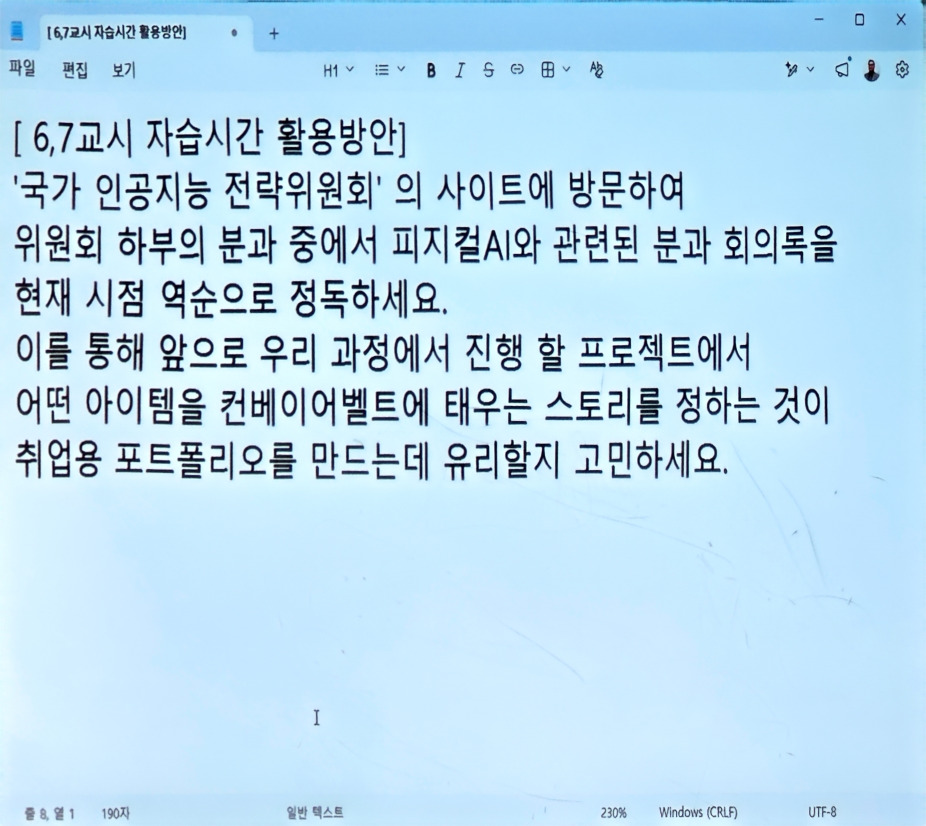
#> input picture 260630/a8.jpg, 1852 x 1652 px, given in place of the camera (shown at 1/2 size)
$ python 260702_day069_13_save.py
#> lines starting #> are read from the running program, lines starting #| are printed output that depends on the picture; after the words box and inside, x2 and y2 are one past the last pixel; in counts of white or black regions, pixels touching at a corner belong together
import cv2
import numpy as np
cap = cv2.VideoCapture(0, cv2.CAP_DSHOW) # 카메라 장치 0번

# 코덱 설정 (DIVX)
fourcc = cv2.VideoWriter_fourcc(*'DIVX')

# VideoWriter 객체 생성 (output.avi 파일, DIVX 코덱, 25 FPS, 640x480 사이즈)
out = cv2.VideoWriter(r'C:\Users\user\Desktop\imaging\output.avi', fourcc, 25.0, (640, 480))

while (cap.isOpened()):
    ret, frame = cap.read()
#> frame is the input picture: shape (1652, 1852, 3); mean B, G, R 239.9, 219.9, 184.9

    if ret:
        frame = cv2.flip(frame, 0) # 이미지 상하 반전 (0: 상하, 1: 좌우)
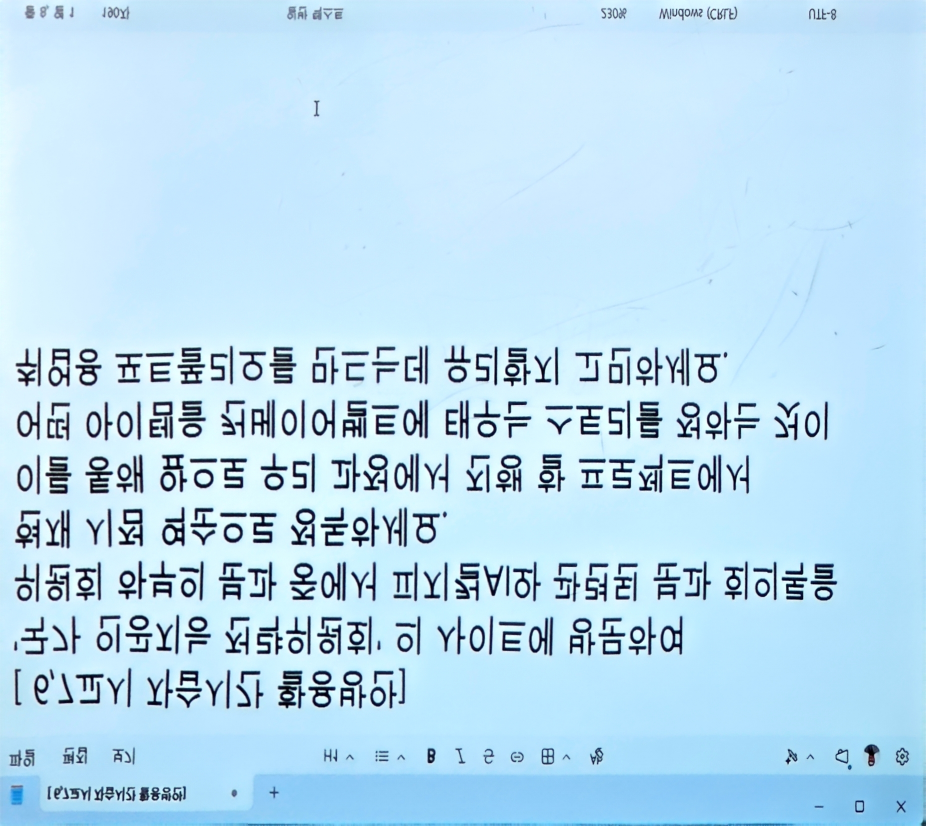
#> frame: shape (1652, 1852, 3) (shown at 1/2 size); mean B, G, R 239.9, 219.9, 184.9
        gray = cv2.cvtColor(frame, cv2.COLOR_BGR2GRAY)
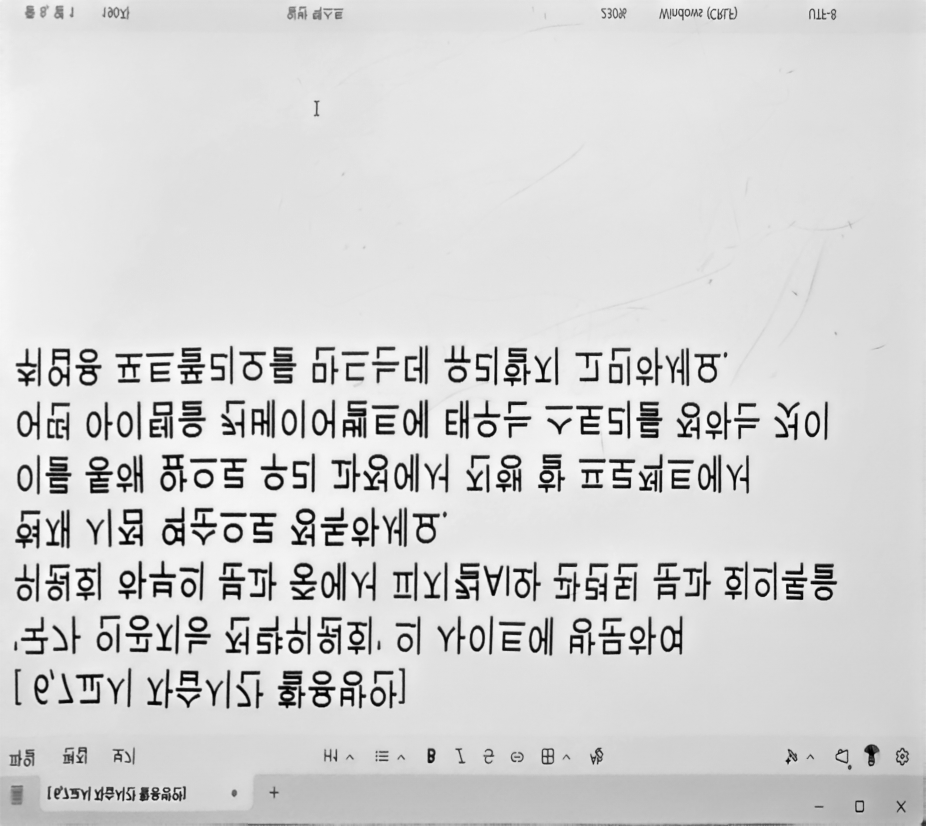
#> gray: shape (1652, 1852) (shown at 1/2 size); min 0, max 254, mean 211.7
        blurred_image = cv2.GaussianBlur(gray, (5, 5), 0)
        kernel = np.array([[-1, -1, -1], [-1, 9, -1], [-1, -1, -1]])
        sharpened_image = cv2.filter2D(blurred_image, -1, kernel)
        edges = cv2.Canny(sharpened_image, 100, 200)
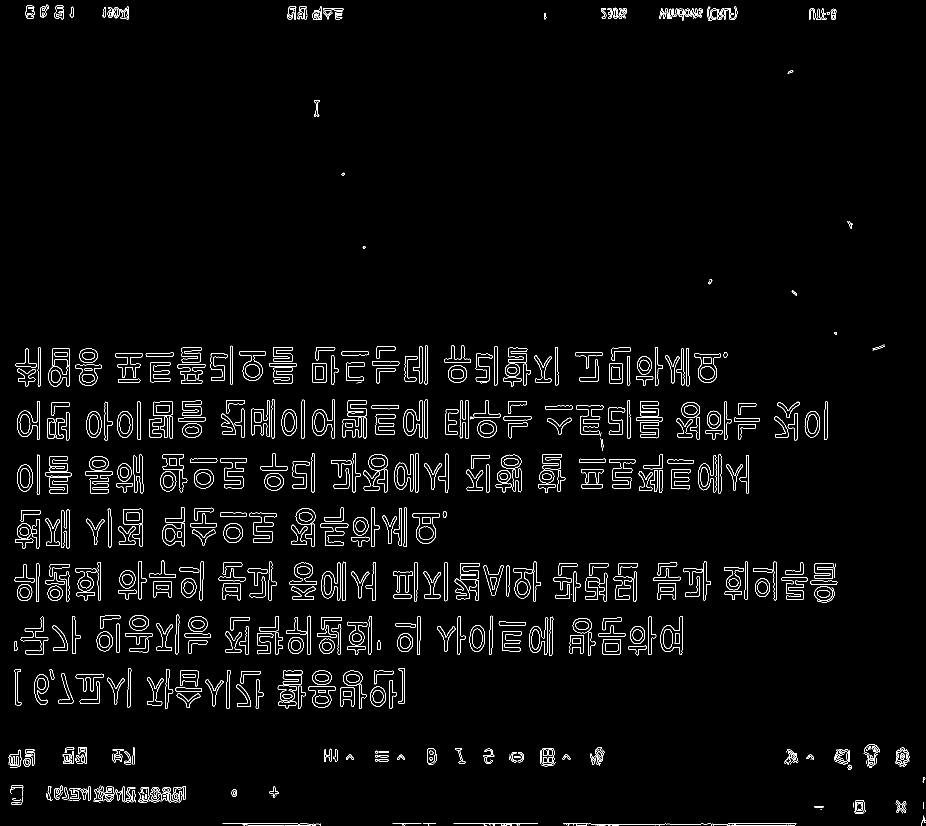
#> edges: shape (1652, 1852) (shown at 1/2 size); 2.6% white in thin lines or dots
        edges = cv2.circle(edges,(320,240),100,255,-1)
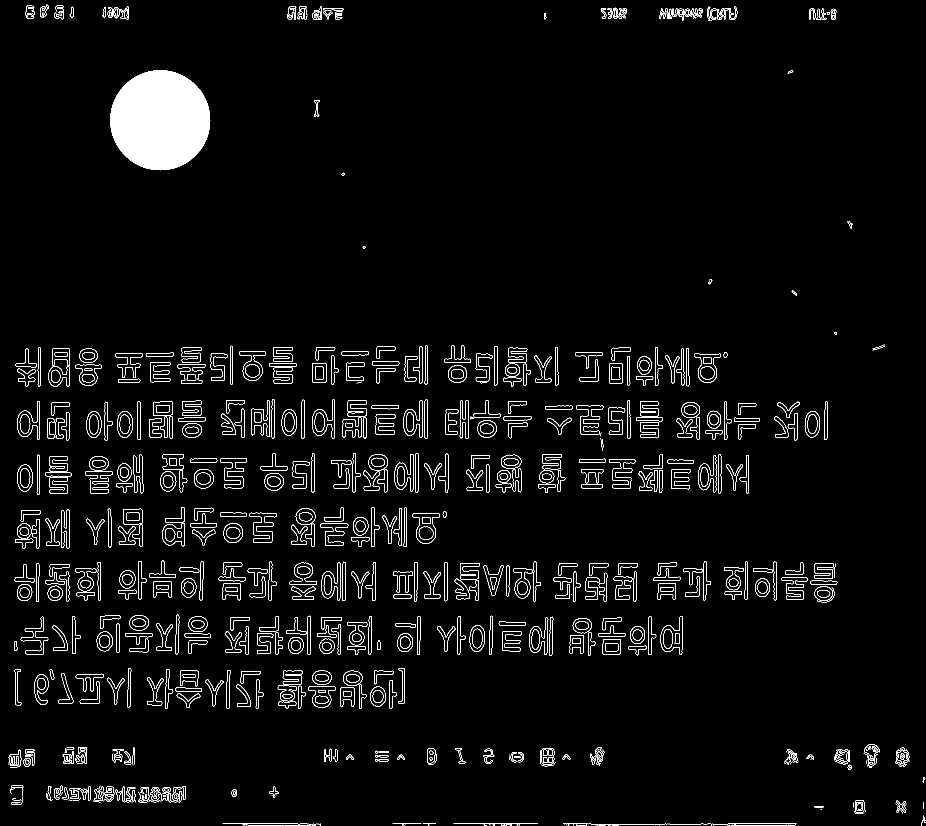
#> edges: shape (1652, 1852) (shown at 1/2 size); 3.6% white; 711 white regions (114 under 20 px), largest, box (x1, y1, x2, y2) and area: (220, 140, 421, 341) 31417, (1126, 1646, 1593, 1652) 579, (499, 1025, 553, 1086) 414
        edges = cv2.cvtColor(edges, cv2.COLOR_GRAY2BGR)
        out.write(edges) # 프레임 저장

        cv2.imshow('frame', edges) #

        if cv2.waitKey(1) & 0xFF == ord('q'):
#> (key q is pressed here)
            break
    else:
        break

cap.release() # VideoCapture 객체 해제
out.release() # VideoWriter 객체 해제
cv2.destroyAllWindows()


#익스펙티드 3채널 벗 1채널, 이거 그레이스케일이라 채널없는상태에서 BGR로 바꿔주면 3채널이라 됨
